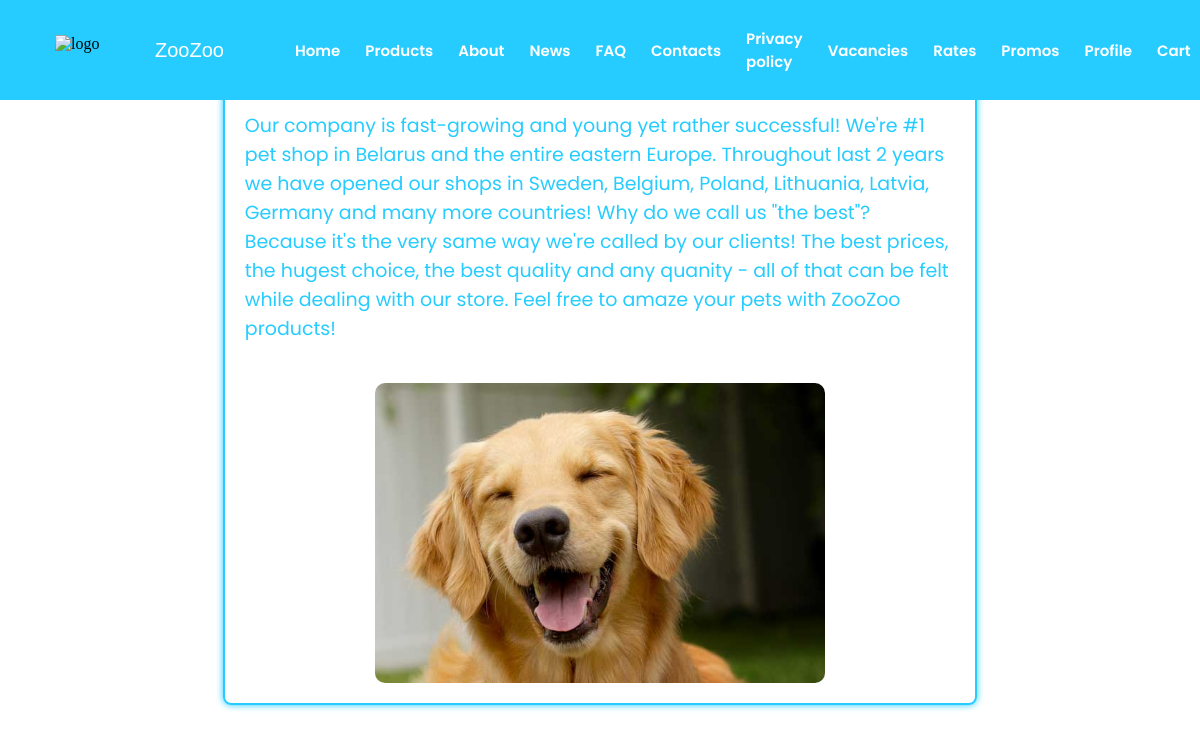
The page /about/ (signed in) on the database its author committed.
### app/models_app/aboutModel.py (models this page shows, shortened)
class About(BasicModel):
    text = models.TextField(help_text='Text about company')
    image = models.ImageField(blank=True, null=True,
                              upload_to='app/static/stock_images', help_text='Just friendly image')
    class Meta:
        ordering = ['id']
        db_table = 'about_text'

### app/views/aboutView.py (the view)
# urls.py: path('about/', aboutView.AboutView.as_view(), name='about'),
class AboutView(View):
    @staticmethod
    def get(request):
        about = AboutService.get_info()
        return render(request, "about.html", {'about': about})

### app/context/context_processor.py (called while the page is built)
def role(request):
    return {'role': request.session['role']}

### app/services/aboutService.py (called while the page is built)
    @staticmethod
    def get_info():
        return About.objects.all().first()

### app/templates/about.html
{% extends "basic.html" %}
{% load static %}
{% block styles %}
    <link rel="stylesheet" href={% static "styles/about.css" %}>
{% endblock %}
{% block content %}
    <div class="mainAbout">
        <span>{{ about.text }}</span>
        {% if about.image %}
            <img src="{{ about.image.url }}" alt="friendly_image" class="friendlyImage">
        {% endif %}
    </div>
{% endblock %}

### app/static/styles/about.css (style rules this page uses)
.mainAbout { display: flex; border-radius: 8px; border: solid 2px #26ccff; color: #26ccff; font-family: "Poppins", sans-serif; font-size: 19px; height: fit-content; width: 60%; flex-direction: column; justify-content: center; align-items: center; box-shadow: 0 0 7px #26ccff; padding: 20px; gap: 40px; }
.friendlyImage { border-radius: 10px; width: 450px; height: 300px; }

### rows shown on the page
About: text "Our company is fast-growing and young yet rather successful! We're #1 pet shop in Belarus and the entire eastern Europe. Throughout last 2 years we have opened our shops in Sweden, Belgium, Poland, Lithuania, Latvia, Germany and many more countries! Why do we call us \"the best\"? Because it's the very same way we're called by our clients! The best prices, the hugest choice, the best quality and any quanity - all of that can be felt while dealing with our store. Feel free to amaze your pets with ZooZoo products!", image (picture)
